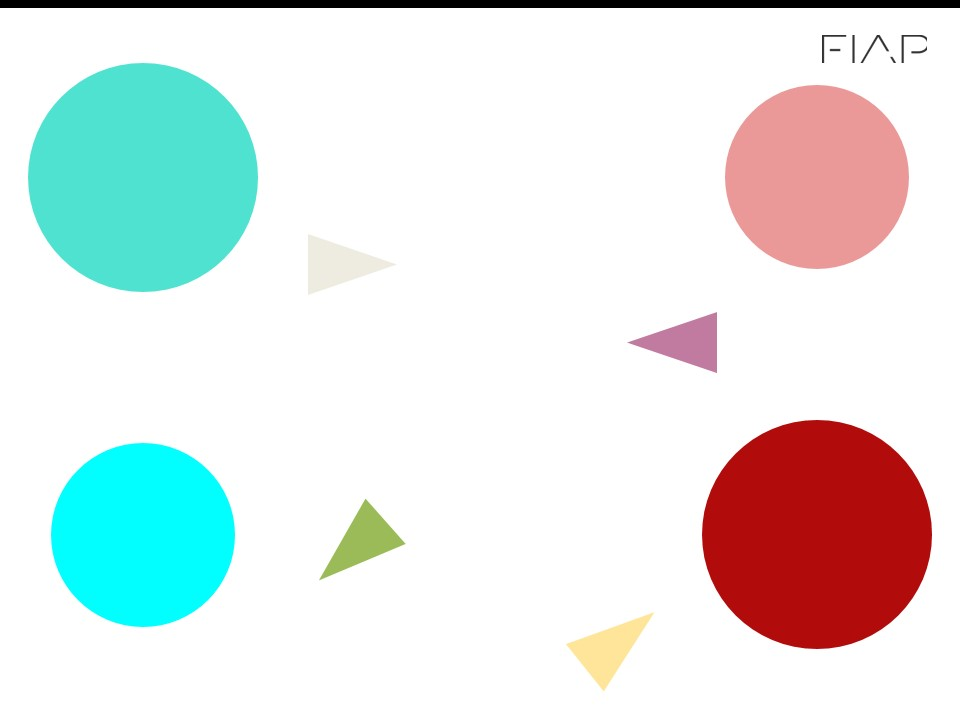
#> input picture assets/circulo.jpg, 960 x 720 px
$ jupyter execute R1-R2.ipynb   (shell and % lines are left out)
#> lines starting #> are read from the running program, lines starting #| are printed output that depends on the picture; after the words box and inside, x2 and y2 are one past the last pixel; in counts of white or black regions, pixels touching at a corner belong together
[cell 1]
import cv2
import numpy as np
import math
from matplotlib import pyplot as plt

image = cv2.imread("assets/circulo.jpg")
#> image is the input picture: shape (720, 960, 3); mean B, G, R 229, 230.8, 225.5
image_rgb = cv2.cvtColor(image, cv2.COLOR_BGR2RGB)

# 1º Intervalo de cores de matiz vermelha
lower_hsv_red = np.array([170, 128, 128])
upper_hsv_red = np.array([179, 255, 255])

# 2º Intervalo de cores de matiz vermelha
lower_hsv_red_2 = np.array([0, 128, 128])
upper_hsv_red_2 = np.array([7, 255, 255])

# Intervalo de cores de matiz ciano
lower_hsv_cyan = np.array([82, 128, 128])
upper_hsv_cyan = np.array([87, 255, 255])

# Função que filtra as cores da imagem de acordo com os intervalos de cor indicados
def apply_color_filter(image_bgr, lower_hsv, upper_hsv):
    img_hsv = cv2.cvtColor(image_bgr, cv2.COLOR_BGR2HSV)
#> img_hsv: shape (720, 960, 3); mean H, S, V 14.5, 38.8, 244.2
    mask = cv2.inRange(img_hsv, lower_hsv, upper_hsv)
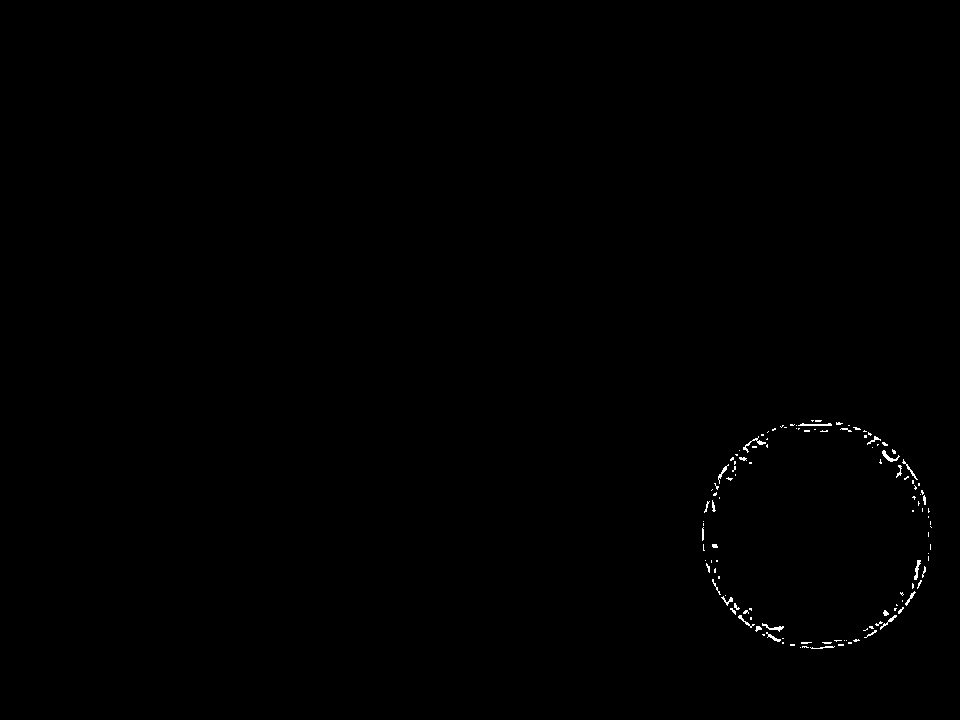
#> mask: shape (720, 960); 0.25% white in thin lines or dots, all inside (x1, y1, x2, y2) = (702, 420, 932, 649)
    return mask

# Função que renderiza um texto na imagem final
def write_text(image, text, window_margin, color):
    font_family = cv2.FONT_HERSHEY_SIMPLEX
    cv2.putText(image, str(text), window_margin, font_family, 1, color, 2, cv2.LINE_AA)

# Função que renderiza uma cruz no centro de massa dos círculos detectados
def draw_circle_center(image, cX, cY, size, color):
    cv2.line(image, (cX - size, cY), (cX + size, cY), color, 5)
    cv2.line(image, (cX, cY - size), (cX, cY + size), color, 5)

# Função que calcula o angulo de inclinação dos círculos detectados com o plano horizontal da imagem final
def calculate_horizontal_angle(cX1, cY1, cX2, cY2):
    rad = math.atan2(cY1 - cY2, cX1 - cX2)
    angle = round(rad * 180 / math.pi)
    return angle

# Máscaras da imagem final, após a filtragem de cores
mask_hsv_red = apply_color_filter(image, lower_hsv_red, upper_hsv_red)
mask_hsv_red_2 = apply_color_filter(image, lower_hsv_red_2, upper_hsv_red_2)
#> in apply_color_filter (call 2), `mask = cv2.inRange(img_hsv, lower_hsv, upper_hsv)`: mask: shape (720, 960); 5.7% white; 21 white regions (20 under 20 px), largest, box (x1, y1, x2, y2) and area: (702, 420, 932, 648) 39426
mask_hsv_cyan = apply_color_filter(image, lower_hsv_cyan, upper_hsv_cyan)
#> in apply_color_filter (call 3), `mask = cv2.inRange(img_hsv, lower_hsv, upper_hsv)`: mask: shape (720, 960); 5.9% white; 1 white region, box (x1, y1, x2, y2) and area: (29, 64, 258, 291) 40733

# Aplica as máscaras de matiz vermelha em uma única máscara
mask_hsv_reds = cv2.bitwise_or(mask_hsv_red, mask_hsv_red_2)
#> mask_hsv_reds: shape (720, 960); 6% white; 1 white region, box (x1, y1, x2, y2) and area: (702, 420, 932, 649) 41211

# Máscara utilizada para tratar a imagem final
mask_hsv = cv2.bitwise_or(mask_hsv_reds, mask_hsv_cyan)
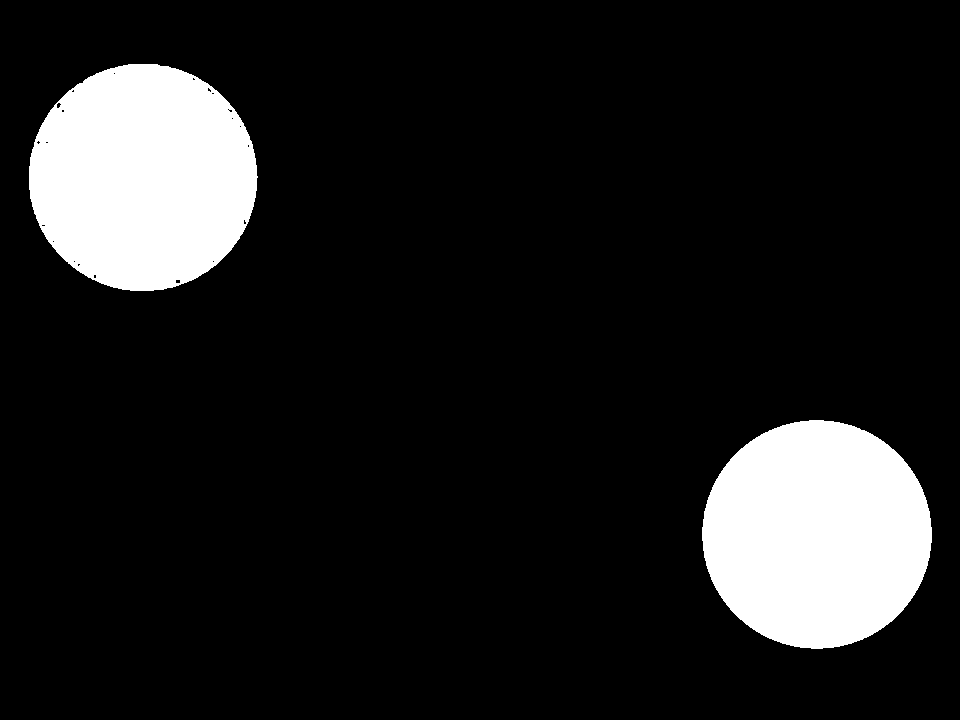
#> mask_hsv: shape (720, 960); 11.9% white; 2 white regions

# Contornos detectados na imagem filtrada
contours, _ = cv2.findContours(mask_hsv, cv2.RETR_TREE, cv2.CHAIN_APPROX_SIMPLE)
#> contours = 24 contours, 21 with area under 20; largest, box (x1, y1, x2, y2) and area: (702, 420, 932, 649) 40887, (29, 64, 258, 291) 40494, (56, 102, 62, 109) 20

# Imagem convertida para RGB
mask_rgb = cv2.cvtColor(mask_hsv, cv2.COLOR_GRAY2RGB)
#> mask_rgb: shape (720, 960, 3); 11.9% white; 2 white regions, box (x1, y1, x2, y2) and area: (702, 420, 932, 649) 41211, (29, 64, 258, 291) 40733
output = mask_rgb.copy()

# Contorno e valor da área do maior círculo detectado
higher = None
higher_area = 0

# Contorno e valor da área do segundo maior círculo detectado
second_higher = None
second_higher_area = 0

# Verifica e classifica os maiores círculos detectados
for c in contours:
    area = cv2.contourArea(c)

    if area > higher_area:
      second_higher_area = higher_area
      higher_area = area
      second_higher = higher
      higher = c
    elif area > second_higher_area:
      second_higher_area = area
      second_higher = c
#> this loop made 24 passes
#> (area, second_higher_area) on pass 2: (40494, 40494)
#> area on pass 19: 20
#> after the loop, higher = contour of 322 points, box (x1, y1, x2, y2) (702, 420, 932, 649), area 40887; higher_area = 40887; second_higher = contour of 307 points, box (x1, y1, x2, y2) (29, 64, 258, 291), area 40494; second_higher_area = 40494

# Dimensões dos contornos de cada círculo
M1 = cv2.moments(higher)
#> M1 = moments, m00 40887, centre m10/m00, m01/m00 = (816.5, 534)
M2 = cv2.moments(second_higher)
#> M2 = moments, m00 40494, centre m10/m00, m01/m00 = (142.5, 177)

# Verifica se ao menos 2 círculos foram detectados corretamente, caso contrário, renderiza
# uma mensagem informando que nada foi detectado
if M1["m00"] != 0 and M2["m00"] != 0:

    # Dimensões do maior círculo convertidas para inteiro
    cX1 = int(M1["m10"] / M1["m00"])
#> cX1 = 816
    cY1 = int(M1["m01"] / M1["m00"])
#> cY1 = 533

    # Dimensões do segundo maior círculo convertidas para inteiro
    cX2 = int(M2["m10"] / M2["m00"])
#> cX2 = 142
    cY2 = int(M2["m01"] / M2["m00"])
#> cY2 = 177

    # Renderiza o contorno, o centro de massa e o valor da área do maior círculo
    cv2.drawContours(output, [higher], -1, [255, 0, 0], 5)
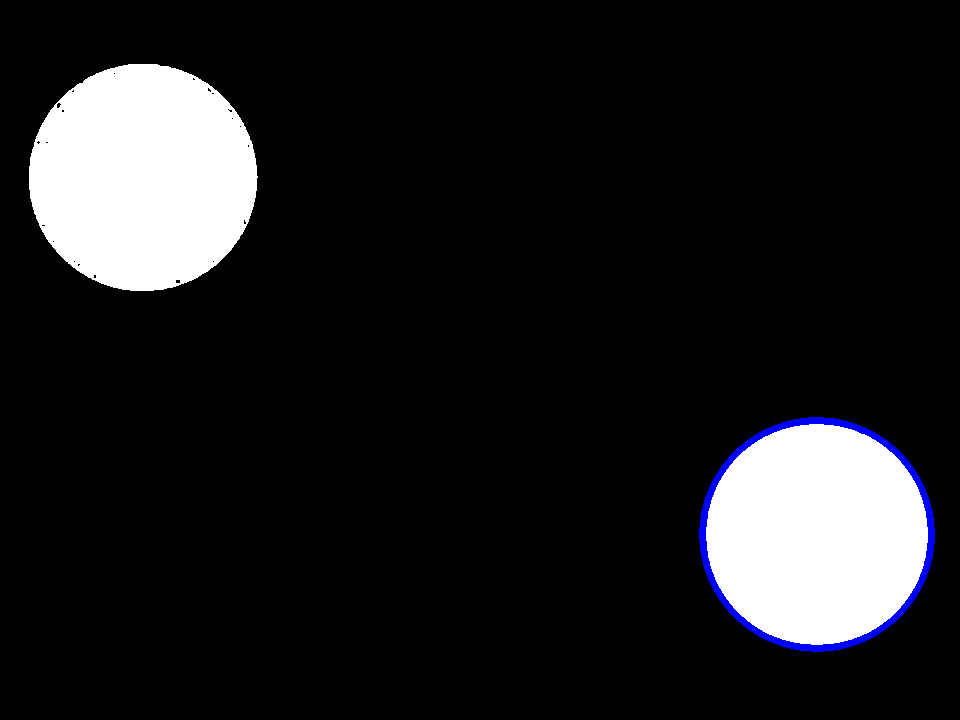
#> output: shape (720, 960, 3); mean B, G, R 31, 29.3, 29.3
    draw_circle_center(output, cX1, cY1, 20, (0, 0, 255))
#> in draw_circle_center, `cv2.line(image, (cX, cY - size), (cX, cY + size), color, 5)`: image: shape (720, 960, 3); mean B, G, R 30.8, 29, 29.3
    text = "CM (" + str(cX1) + ":" + str(cY1) + ") - Area: " + str(higher_area)
#> text = 'CM (816:533) - Area: 40887.0'
    if cX1 > 200:
        write_text(output, text, (150, cY1), (0, 255, 0))
#> in write_text, `cv2.putText(image, str(text), window_margin, font_family, 1, color, 2,..`: image: shape (720, 960, 3); mean B, G, R 30.8, 30.4, 29.3
    else:
        write_text(output, text, (300, cY1), (0, 255, 0))

    # Renderiza o contorno, o centro de massa e o valor da área do segundo maior círculo
    cv2.drawContours(output, [second_higher], -1, [255, 0, 0], 5)
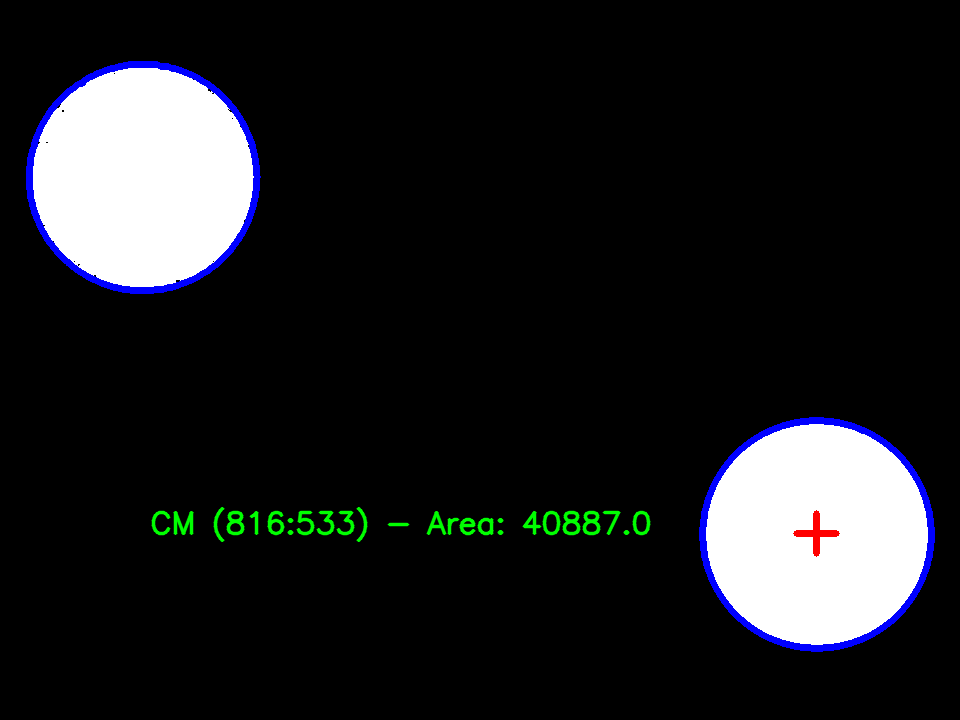
#> output: shape (720, 960, 3); mean B, G, R 31.6, 29.5, 28.3
    draw_circle_center(output, cX2, cY2, 20, (0, 0, 255))
#> in draw_circle_center (call 2), `cv2.line(image, (cX, cY - size), (cX, cY + size), color, 5)`: image: shape (720, 960, 3); mean B, G, R 31.4, 29.3, 28.3
    text = "CM (" + str(cX2) + ":" + str(cY2) + ") - Area: " + str(second_higher_area)
#> text = 'CM (142:177) - Area: 40494.0'
    if cX2 > 200:
        write_text(output, text, (150, cY2), (0, 255, 0))
    else:
        write_text(output, text, (300, cY2), (0, 255, 0))


    # Traça uma linha entre os centros de massa dos maiores círculos
    cv2.line(output, (cX1, cY1), (cX2, cY2), (255, 0, 255), 5)
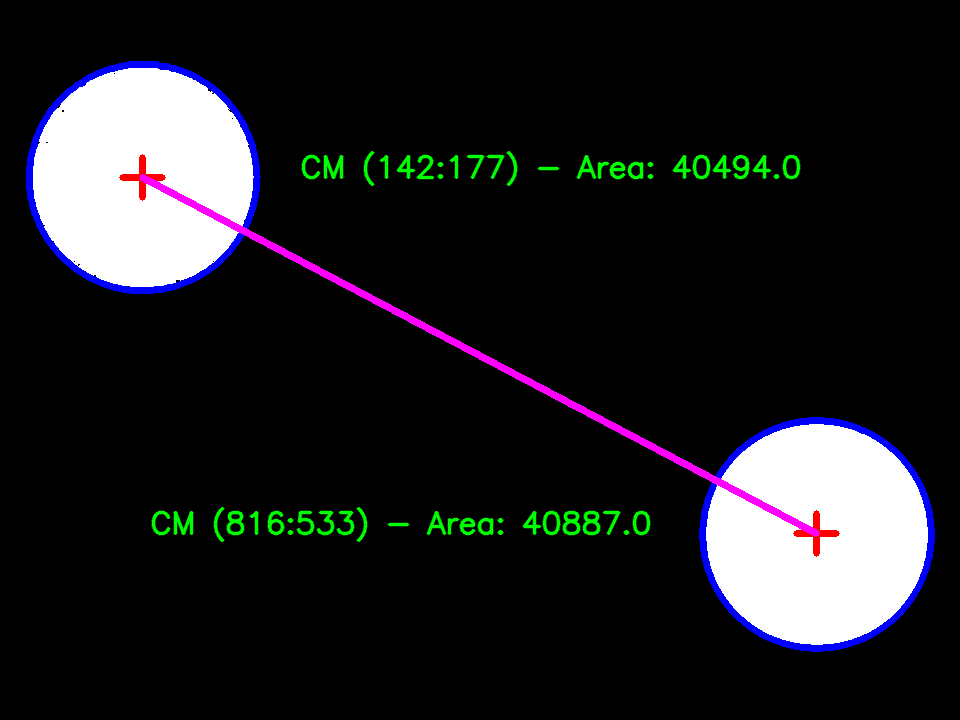
#> output: shape (720, 960, 3); mean B, G, R 32.8, 30, 29.7

    # Calcula e renderiza o ângulo de inclinação e renderiza na imagem final
    angle = calculate_horizontal_angle(cX1, cX2, cY1, cY2)
#> in calculate_horizontal_angle, `rad = math.atan2(cY1 - cY2, cX1 - cX2)`: rad = -0.123
#> in calculate_horizontal_angle, `angle = round(rad * 180 / math.pi)`: angle = -7
#> angle = -7
    text = "Angulo: " + str(angle) + " Graus"
#> text = 'Angulo: -7 Graus'
    write_text(output, text, (300, 50), (0, 255, 0))
#> call 3 of write_text, with text = 'Angulo: -7 Graus', window_margin = (300, 50), color = (0, 255, 0)
#> in write_text (call 3), `cv2.putText(image, str(text), window_margin, font_family, 1, color, 2,..`:
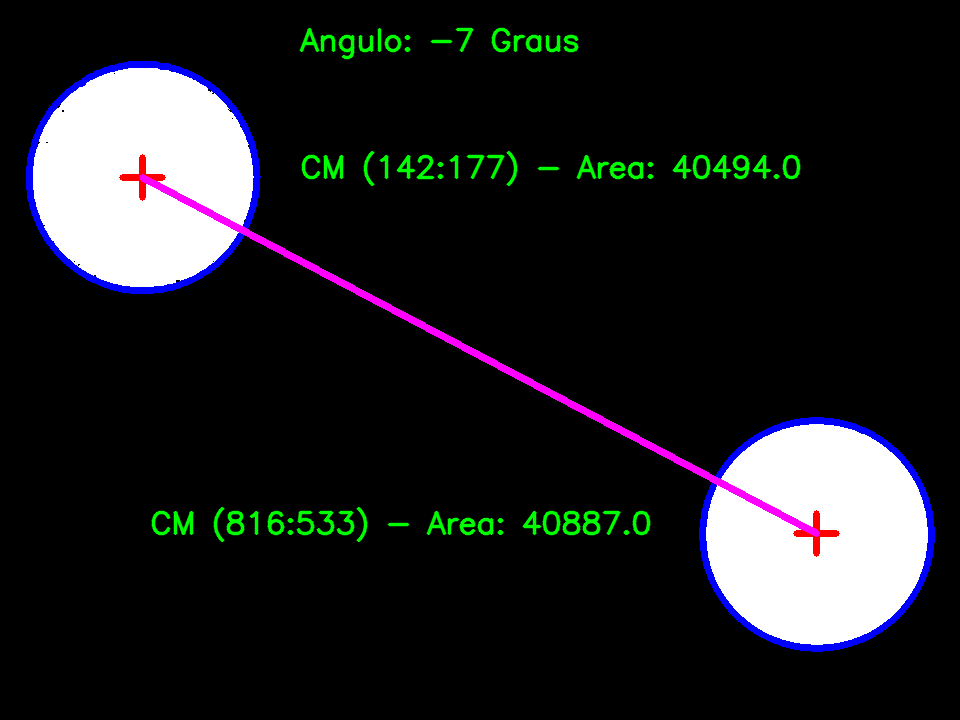
#> image: shape (720, 960, 3); mean B, G, R 32.8, 30.7, 29.7

else:
    text = "Nada foi detectado"
    write_text(output, text, (300, 50), (255, 0, 0))

fig = plt.figure(figsize=(20,20))
plt.subplot(1, 2, 1)
plt.imshow(image_rgb)
plt.subplot(1, 2, 2)
plt.imshow(output)
plt.show()
#> figure, not shown here; B, G, R data is drawn as R, G, B
